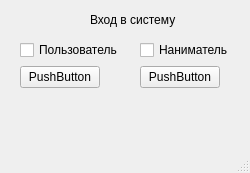
<?xml version="1.0" encoding="UTF-8"?>
<ui version="4.0">
 <class>MainWindow</class>
 <widget class="QMainWindow" name="MainWindow">
  <property name="geometry">
   <rect>
    <x>0</x>
    <y>0</y>
    <width>250</width>
    <height>173</height>
   </rect>
  </property>
  <property name="windowTitle">
   <string>MainWindow</string>
  </property>
  <widget class="QWidget" name="centralwidget">
   <widget class="QWidget" name="formLayoutWidget">
    <property name="geometry">
     <rect>
      <x>20</x>
      <y>40</y>
      <width>103</width>
      <height>80</height>
     </rect>
    </property>
    <layout class="QFormLayout" name="formLayout_3">
     <item row="0" column="0">
      <widget class="QCheckBox" name="user_entry">
       <property name="text">
        <string>Пользователь</string>
       </property>
      </widget>
     </item>
     <item row="1" column="0">
      <widget class="QPushButton" name="entry_to_user_list">
       <property name="text">
        <string>PushButton</string>
       </property>
      </widget>
     </item>
    </layout>
   </widget>
   <widget class="QWidget" name="formLayoutWidget_2">
    <property name="geometry">
     <rect>
      <x>140</x>
      <y>40</y>
      <width>91</width>
      <height>80</height>
     </rect>
    </property>
    <layout class="QFormLayout" name="formLayout_4">
     <item row="1" column="0">
      <widget class="QPushButton" name="entry_to_admin_list">
       <property name="text">
        <string>PushButton</string>
       </property>
      </widget>
     </item>
     <item row="0" column="0">
      <widget class="QCheckBox" name="admin_entry">
       <property name="text">
        <string>Наниматель</string>
       </property>
      </widget>
     </item>
    </layout>
   </widget>
   <widget class="QLabel" name="label">
    <property name="geometry">
     <rect>
      <x>90</x>
      <y>10</y>
      <width>111</width>
      <height>20</height>
     </rect>
    </property>
    <property name="text">
     <string>Вход в систему</string>
    </property>
   </widget>
  </widget>
  <widget class="QMenuBar" name="menubar">
   <property name="geometry">
    <rect>
     <x>0</x>
     <y>0</y>
     <width>250</width>
     <height>21</height>
    </rect>
   </property>
  </widget>
  <widget class="QStatusBar" name="statusbar"/>
 </widget>
 <resources/>
 <connections/>
</ui>
